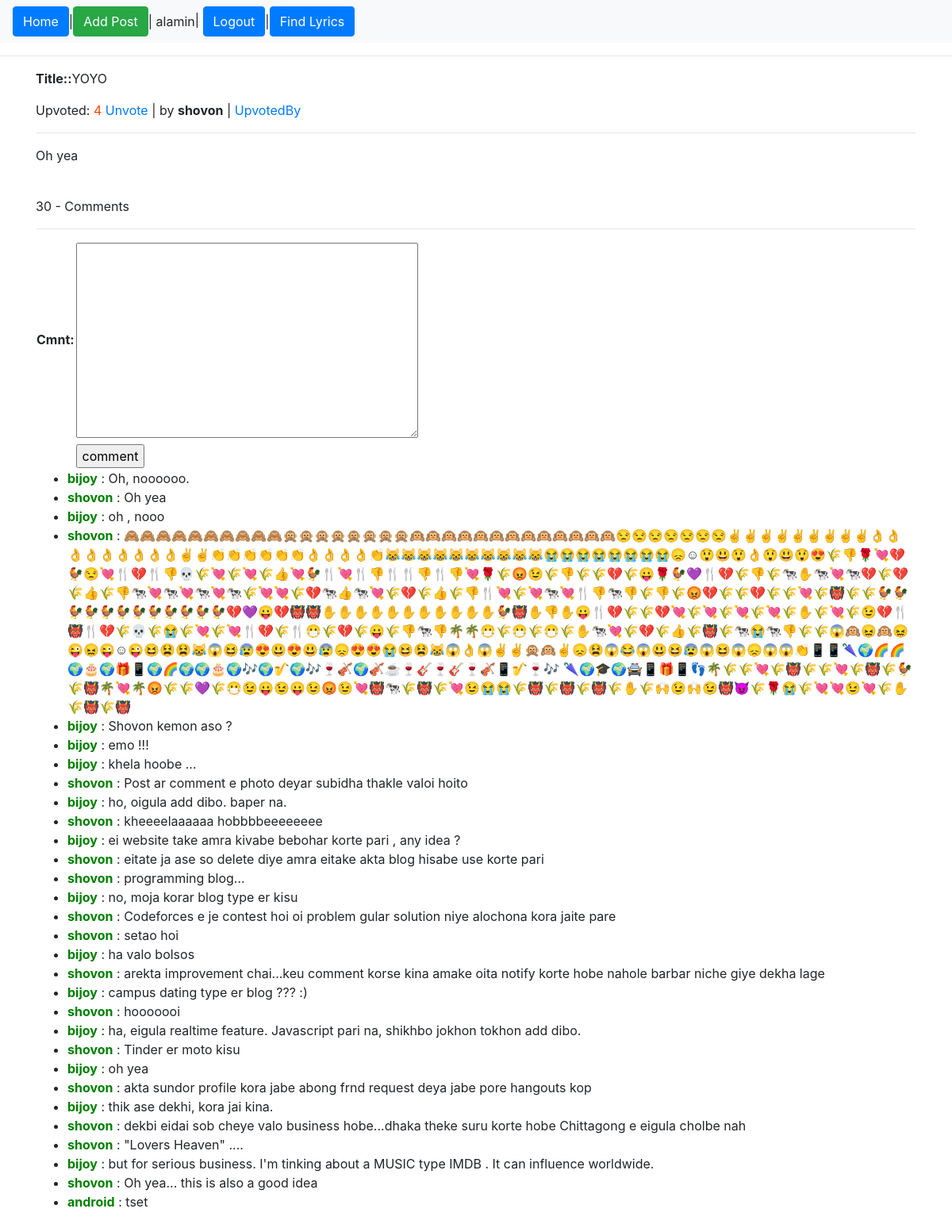
/post/19/ (signed in), run on the app's committed database.
### playground/models.py (models this page shows)
class Post(models.Model):
	title = models.CharField(max_length=200)
	content = models.TextField()
	author = models.ForeignKey(User, on_delete=models.CASCADE)

class Comment(models.Model):
	cmnt = models.TextField()
	user = models.ForeignKey(User, on_delete = models.CASCADE, default=1)
	post = models.ForeignKey(Post, on_delete = models.CASCADE, default=1)

### playground/views.py (the view)
# urls.py: path('post/<int:post_id>/', views.post_details, name='post_details'),
@login_required
def post_details(request, post_id):
	p = get_object_or_404(Post, id=post_id)
	upvotes = Upvote.objects.filter(post=p).count()
	can_up = True
	if not request.user.is_anonymous:
		can_up = not p.upvote_set.filter(user=request.user).count()
	if request.method == 'POST':
		form = CommentForm(request.POST)
		if form.is_valid():
			r = form.save(commit=False)
			r.user = request.user
			r.post = get_object_or_404(Post, id=post_id)
			r.save()
			return redirect(reverse('post_details', kwargs={'post_id': post_id}))
	else:
		form = CommentForm()
	resp2 = render(request, 'playground/post_details.html',
		{'post': p, 'upvotes':upvotes, 'can_up': can_up, 'form': form}
	)
	return resp2

### playground/forms.py
class CommentForm(forms.ModelForm):
	class Meta:
		model = Comment
		fields = ('cmnt',)

### playground/templates/playground/post_details.html
{% extends "playground/base.html" %}
{% block content %}
<div>
	<p><b>Title::</b>{{ post.title }}</p>
	<p>
		{% if can_up %}
		<a href="{% url 'upvote' post.id %}">Upvote</a>: {{ upvotes }}
		{% else %}
		Upvoted: <span style="color: rgb(255, 69, 0)">{{ upvotes }}
		<a href="{% url 'unvote' post.id %}">Unvote</a>
		</span>
		{% endif %}
		| by <b>{{ post.author }}</b> |
		<a href="{% url 'upvoted_by' post.id %}">UpvotedBy</a>
	</p>
	<hr>
	<p>{{ post.content|safe }}</p>
</div>
<br>
<div>
	<p>{{ post.comment_set.all.count }} - Comments</p>
	<hr>
	<div>
		<div>
			<form method="post">{% csrf_token %}
				<table>
					{{ form.as_table }}
					<tr>
						<td></td>
						<td><input type="submit" value="comment"></td>
					</tr>
				</table>
			</form>
		</div>
		<ul>
			{% for comment in post.comment_set.all %}
				<li>
					<b style="color: green">{{ comment.user }}</b> : {{ comment.cmnt }}
				</li>
			{% endfor %}
		</ul>
	</div>
</div>
{% endblock %}

### playground/templates/playground/base.html (shortened to what this page needs)
<!doctype html>
<html lang="en">
  <head>
    <link rel="stylesheet" href="https://stackpath.bootstrapcdn.com/bootstrap/4.1.1/css/bootstrap.min.css">
</head>
<body>
	<div>
		<nav class="navbar navbar-expand-lg navbar-light bg-light">
			<a href="/"><button class="btn btn-primary">Home</button></a> |
			<a href="{% url 'addPost' %}" class="btn btn-success">Add Post</a>
			{% if request.user.is_authenticated %}
				<span> | {{ request.user }}</span>
				<span>| <a href="{% url 'logout' %}" class="btn btn-primary">Logout</a></span>
			{% else %}
			 | <a href="{% url 'login' %}" class="btn btn-primary">Login</a> |
			 <a href="{% url 'signup' %}" class="btn btn-primary">SignUp</a>
			{% endif %} |
			<a href="{% url 'find_lyrics' %}" class="btn btn-primary">Find Lyrics</a>
		</nav>
	</div>
	<hr>
	<div class="container">
		{% block content %} {% endblock %}
	</div>
</body>
</html>

### data on the page
Post: title "YOYO", author "shovon", content "Oh yea", comment_set.all.count "30"
Comment: user "bijoy", cmnt "Oh, noooooo."
Comment: user "shovon", cmnt "Oh yea"
Comment: user "bijoy", cmnt "oh , nooo"
Comment: user "shovon", cmnt "🙈🙈🙈🙈🙈🙈🙈🙈🙈🙈🙊🙊🙊🙊🙊🙊🙊🙊🙉🙉🙉🙉🙉🙉🙉🙉🙉🙉🙉🙉🙉😒😒😒😒😒😒😒✌✌✌✌✌✌✌✌✌👌👌👌👌👌👌👌👌👌✌✌👏👏👏👏👏👏👌👌👌👌👏😹😹😹😹😹😹😹😹😹😹😭😭😭😭😭😭😭😭😞☺😲😃😲👌😲😃😲😍🌾👎🌹💘💔🐓😒💘🍴💔🍴👎💀🌾💘🌾💘🌾👍💘🐓🍴💘🍴👎🍴🍴👎🍴👎💘🌹🌾😡😉🌾👎🌾🌾💔🌾😛🌹🐓💜🍴💔🌾👎🌾🐄✋🐄💘🐄💔🌾💔🌾👍🌾👎🐄💘🐄💘🐄💘🐄🌾💘💘🌾💔🐄👍🐄💘🌾💔🌾👍🌾👎🍴💘🌾💘🐄💘🍴👎🐄👎🌾👎🌾😡💔🌾🌾💔🌾🌾💘🌾👹🌾🌾🐓🐓🐓🐓🐓🐓🐓🐓🐓🐓🐓🐓💔💜😛💔👹👹✋✋✋✋✋✋✋✋✋✋✋🐓👹✋👎✋😛🍴💔🌾🌾💔💘🌾💘🌾💘🌾💘🌾✋🌾💘🌾😉💔🍴👹🍴💔🌾💀🌾😭🌾💘🌾💘🍴💔🌾🍴😷🌾💔🌾😛🌾👎🐄👎🌴🌴😷🌾😷🌾😷🌾✋🐄💘🌾💔🌾👍🌾👹🌾🐄😭🐄👎🌾🌾😱🙉😖🙉😖😜😖😜☺😜😆😫😫😹😱😆😰😍😃😍😃😰😞😍😍😭😆😫😹😱👌😱✌✌🙊🙉✌😞😫😱😂😱😃😆😰😱😆😱😞😱😱👏📱📱🌂🌍🌈🌈🌍🎂🌍🎁📱🌍🌈🌍🌍🎂🌍🎶🌍🎷🌍🎶🍷🎻🌍🎻☕🍷🎸🍷🎸🍷🎻📱🎷🍷🎶 🌂🌍🎓🌍🚔📱🎁📱👣🌴🌾🌾💘🌾👹🌾🌾💘🌾👹🌾🐓🌾👹🌴💘🌴😡🌾🌾💜🌾😷😉😛😉😛😉😡😉💘👹🐄🌾👹🌾💘😉😭😭🌾👹🌾👹🌾👹🌾✋🌾🙌😉🙌😉👹😈🌾🌹😭🌾💘💘😉💘🌾✋🌾👹🌾👹"
Comment: user "bijoy", cmnt "Shovon kemon aso ?"
Comment: user "bijoy", cmnt "emo !!!"
Comment: user "bijoy", cmnt "khela hoobe ..."
Comment: user "shovon", cmnt "Post ar comment e photo deyar subidha thakle valoi hoito"
Comment: user "bijoy", cmnt "ho, oigula add dibo. baper na."
Comment: user "shovon", cmnt "kheeeelaaaaaa hobbbbeeeeeeee"
Comment: user "bijoy", cmnt "ei website take amra kivabe bebohar korte pari , any idea ?"
Comment: user "shovon", cmnt "eitate ja ase so delete diye amra eitake akta blog hisabe use korte pari"
Comment: user "shovon", cmnt "programming blog..."
Comment: user "bijoy", cmnt "no, moja korar blog type er kisu"
Comment: user "shovon", cmnt "Codeforces e je contest hoi oi problem gular solution niye alochona kora jaite pare"
Comment: user "shovon", cmnt "setao hoi"
Comment: user "bijoy", cmnt "ha valo bolsos"
Comment: user "shovon", cmnt "arekta improvement chai...keu comment korse kina amake oita notify korte hobe nahole barbar niche giye dekha lage"
Comment: user "bijoy", cmnt "campus dating type er blog ??? :)"
Comment: user "shovon", cmnt "hooooooi"
Comment: user "bijoy", cmnt "ha, eigula realtime feature. Javascript pari na, shikhbo jokhon tokhon add dibo."
Comment: user "shovon", cmnt "Tinder er moto kisu"
Comment: user "bijoy", cmnt "oh yea"
Comment: user "shovon", cmnt "akta sundor profile kora jabe abong frnd request deya jabe pore hangouts kop"
Comment: user "bijoy", cmnt "thik ase dekhi, kora jai kina."
Comment: user "shovon", cmnt "dekbi eidai sob cheye valo business hobe...dhaka theke suru korte hobe Chittagong e eigula cholbe nah"
Comment: user "shovon", cmnt "\"Lovers Heaven\" ...."
Comment: user "bijoy", cmnt "but for serious business. I'm tinking about a MUSIC type IMDB . It can influence worldwide."
Comment: user "shovon", cmnt "Oh yea... this is also a good idea"
Comment: user "android", cmnt "tset"

### other printed values
{{ request.user }} "alamin"
{{ upvotes }} "4"
